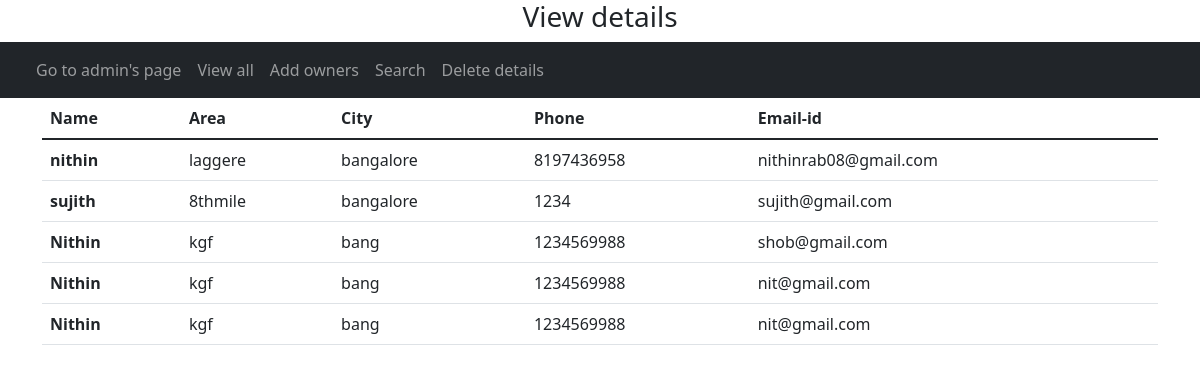
/view, run on the app's committed database.
### tables this page shows
CREATE TABLE owners(
                            ID INTEGER PRIMARY KEY AUTOINCREMENT,
                            name TEXT, 
                            area TEXT, 
                            city TEXT, 
                            phone INTEGER,
                            email TEXT, 
                            username TEXT, 
                            Password TEXT);

### main.py (the view)
@app.route("/view")
def view():
    cursor = conn.cursor()
    cursor.execute("SELECT * FROM owners")
    res = cursor.fetchall()
    return render_template("viewall.html", book=res)

### templates/viewall.html (shortened to what this page needs)
<!DOCTYPE html>
<html lang="en">
<head>
    <link href="https://cdn.jsdelivr.net/npm/bootstrap@5.1.3/dist/css/bootstrap.min.css" rel="stylesheet">
</head>
<body>
  <h3 style="text-align: center;">View details</h3>
      <nav class="navbar navbar-expand-lg navbar-dark bg-dark">
        <div class="container-fluid">
          <div class="collapse navbar-collapse" id="navbarNav">
            <ul class="navbar-nav">
              <li class="nav-item">
                <a class="nav-link" href="/admin">Go to admin's page</a>
              </li>
              <li class="nav-item">
                <a class="nav-link" href="/view">View all </a>
              </li>
              <li class="nav-item">
                <a class="nav-link" href="/ownerEntry">Add owners</a>
              </li>
              <li class="nav-item">
                <a class="nav-link" href="/search">Search </a>
              </li>
              <li class="nav-item">
                <a class="nav-link" href="/delete">Delete  details</a>
              </li>
            </ul>
          </div>
        </div>
      </nav>
<div class="container">
    <div class="row">
        <div class="col col-sm-12 col-md-12 col-lg-12 col-xl-12 col-xxl-12">
            <table class="table">
                <thead>
                    <tr>
                        <th scope="col">Name</th>
                        <th scope="col">Area</th>
                        <th scope="col">City</th>
                        <th scope="col">Phone</th>
                        <th scope="col">Email-id</th>
                    </tr>
                </thead>
                <tbody>
                    {% for i in book %}
                    <tr>
                        <th scope="row">{{i[1]}}</th>
                            <td>{{i[2]}}</td>
                            <td>{{i[3]}}</td>
                            <td>{{i[4]}}</td>
                            <td>{{i[5]}}</td>
                    </tr>
                    {% endfor %}
                </tbody>
            </table>
        </div>
    </div>
</div>
</body>
</html>

### data on the page
owners: name "nithin", area "laggere", city "bangalore", phone "8197436958", email "nithinrab08@gmail.com"
owners: name "sujith", area "8thmile", city "bangalore", phone "1234", email "sujith@gmail.com"
owners: name "Nithin", area "kgf", city "bang", phone "1234569988", email "shob@gmail.com"
owners: name "Nithin", area "kgf", city "bang", phone "1234569988", email "nit@gmail.com"
owners: name "Nithin", area "kgf", city "bang", phone "1234569988", email "nit@gmail.com"
